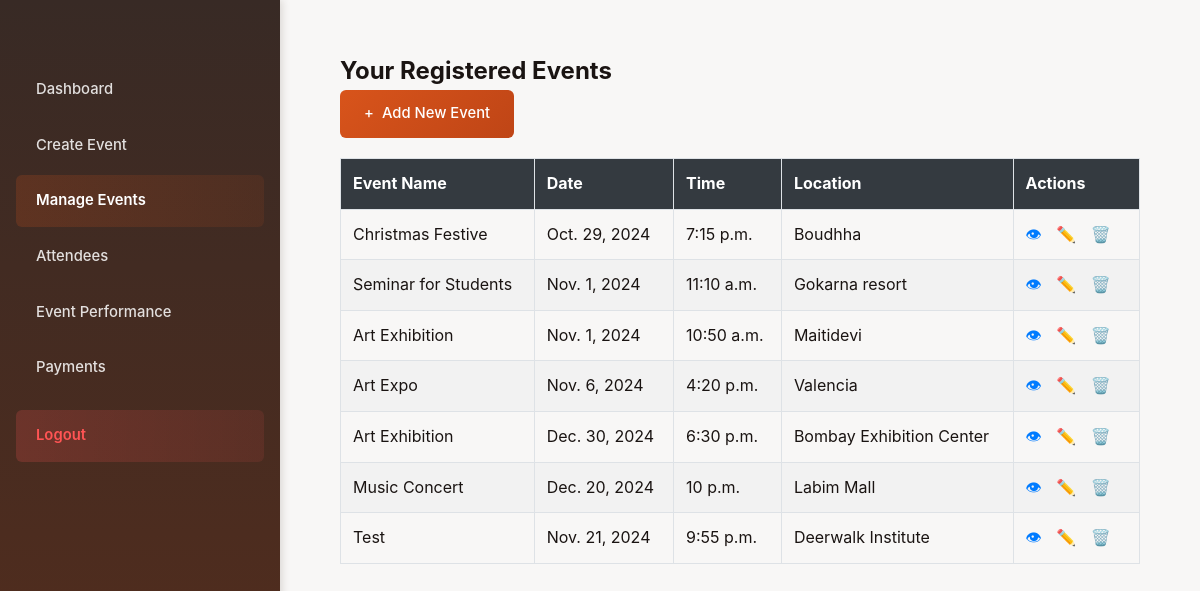
/manageevent/ (signed in), run on an earlier commit of the app's database.
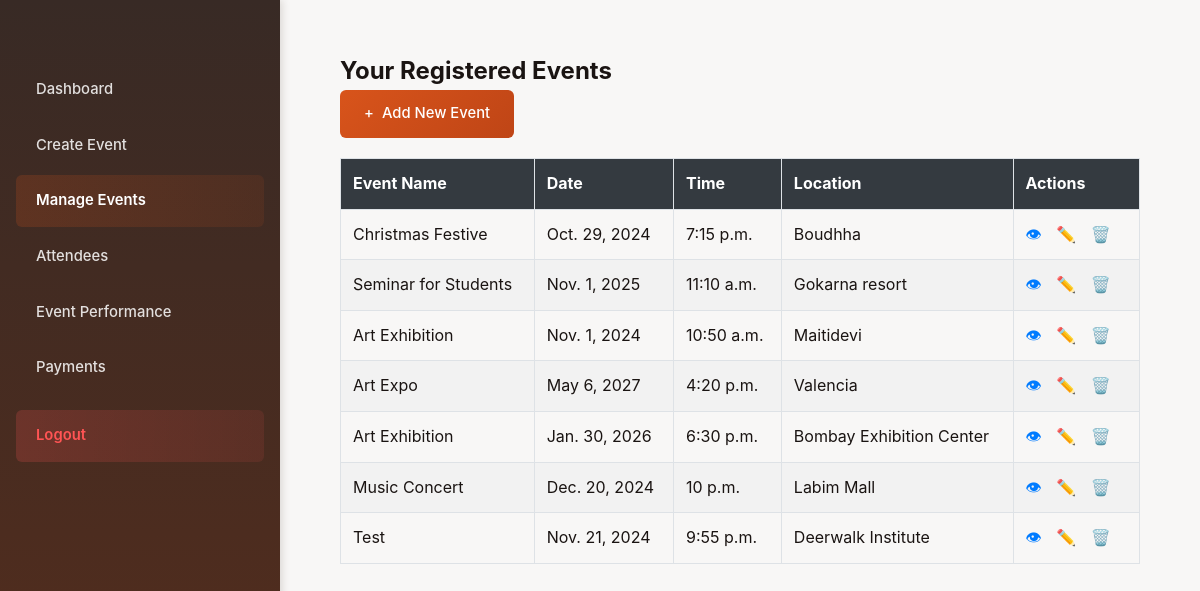
And on a later commit of the database.
### myApp/models.py (models this page shows, shortened)
class Event(models.Model):
    name=models.CharField(max_length=50)
    desc=models.CharField(max_length=50)
    img = models.ImageField(upload_to='myProject/pic/pic/')
    date = models.DateField(default=timezone.now)
    time = models.TimeField(default=timezone.now)
    location = models.CharField(max_length=255, default='Unknown')
    ticket_template = models.ImageField(upload_to='myProject/pic/pic/', blank=True, null=True)
    number_of_tickets = models.PositiveIntegerField(null=True, blank=True)  # New field for tickets available
    booked_tickets = models.IntegerField(default=0)
    ticket_price = models.DecimalField(max_digits=10, decimal_places=2, null=True, blank=True)  # New field for ticket price
    organizer = models.ForeignKey(User, on_delete=models.CASCADE,default=1)  # Link to user who submits
    approved = models.BooleanField(default=False)  # Admin approval flag
    is_free = models.BooleanField(default=False)
    latitude = models.FloatField(null=True, blank=True)  # New field for latitude
    longitude = models.FloatField(null=True, blank=True)  # New field for longitude

### myApp/views.py (the view)
# urls.py: path("manageevent/", views.manageevent, name="manageevent"),
def manageevent(request):
    events = Event.objects.filter(organizer=request.user)
    return render(request, 'manageevent.html', {'events': events})

### myApp/templates/myApp/manageevent.html (shortened to what this page needs)
{% extends 'base_organizer.html' %}
{% load static %}
{% block content %}
<div class="events-management">
    <div class="section-header">
        <h2>Your Registered Events</h2>
        <div class="header-actions">
            <a href="{% url 'create_event' %}" class="btn btn-primary">
                <span class="btn-icon">+</span> Add New Event
            </a>
        </div>
    </div>
    <div class="table-container">
        <table class="events-table">
            <thead>
                <tr>
                    <th>Event Name</th>
                    <th>Date</th>
                    <th>Time</th>
                    <th>Location</th>
                    <th class="actions-column">Actions</th>
                </tr>
            </thead>
            <tbody>
                {% for event in events %}
                <tr>
                    <td class="event-name">{{ event.name }}</td>
                    <td>{{ event.date }}</td>
                    <td>{{ event.time }}</td>
                    <td>{{ event.location }}</td>
                    <td class="actions-cell">
                        <div class="action-buttons">
                            <a href="{% url 'view_event' event.id %}" class="btn-action view-btn" title="View Event">
                                <span class="action-icon">👁</span>
                            </a>
                            <a href="{% url 'edit_event' event.id %}" class="btn-action edit-btn" title="Edit Event">
                                <span class="action-icon">✏️</span>
                            </a>
                            <a href="{% url 'delete_event' event.id %}" class="btn-action delete-btn" title="Delete Event">
                                <span class="action-icon">🗑️</span>
                            </a>
                        </div>
                    </td>
                </tr>
                {% endfor %}
            </tbody>
        </table>
    </div>
</div>
{% endblock %}

What changed in the data, as far as the page shows it:
changed Event "Seminar for Students": date "Nov. 1, 2024" → "Nov. 1, 2025"
changed Event "Art Expo": date "Nov. 6, 2024" → "May 6, 2027"
changed Event "Bombay Exhibition Center": date "Dec. 30, 2024" → "Jan. 30, 2026"
